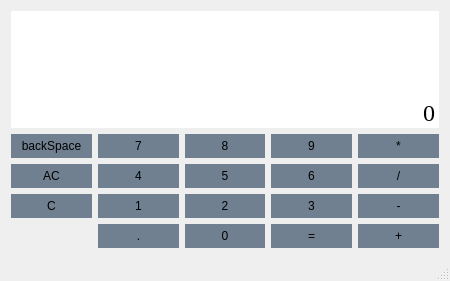
<?xml version="1.0" encoding="UTF-8"?>
<ui version="4.0">
 <class>MainWindow</class>
 <widget class="QMainWindow" name="MainWindow">
  <property name="geometry">
   <rect>
    <x>0</x>
    <y>0</y>
    <width>450</width>
    <height>281</height>
   </rect>
  </property>
  <property name="windowTitle">
   <string>MainWindow</string>
  </property>
  <widget class="QWidget" name="centralWidget">
   <layout class="QGridLayout" name="gridLayout_2">
    <item row="2" column="1">
     <widget class="QPushButton" name="num_4">
      <property name="sizePolicy">
       <sizepolicy hsizetype="Preferred" vsizetype="Preferred">
        <horstretch>0</horstretch>
        <verstretch>0</verstretch>
       </sizepolicy>
      </property>
      <property name="layoutDirection">
       <enum>Qt::LeftToRight</enum>
      </property>
      <property name="styleSheet">
       <string notr="true">QPushButton{
	background-color:#708090;
    border: 1px #000000;
    padding:5px;	
}

QPushButton::pressed{
	background-color:#FFFFFF ;
    border: 1px #000000;
    padding:5px;	
}</string>
      </property>
      <property name="text">
       <string>4</string>
      </property>
     </widget>
    </item>
    <item row="3" column="3">
     <widget class="QPushButton" name="num_3">
      <property name="sizePolicy">
       <sizepolicy hsizetype="Preferred" vsizetype="Preferred">
        <horstretch>0</horstretch>
        <verstretch>0</verstretch>
       </sizepolicy>
      </property>
      <property name="layoutDirection">
       <enum>Qt::LeftToRight</enum>
      </property>
      <property name="styleSheet">
       <string notr="true">QPushButton{
	background-color:#708090;
    border: 1px #000000;
    padding:5px;	
}

QPushButton::pressed{
	background-color:#FFFFFF ;
    border: 1px #000000;
    padding:5px;	
}</string>
      </property>
      <property name="text">
       <string>3</string>
      </property>
     </widget>
    </item>
    <item row="3" column="2">
     <widget class="QPushButton" name="num_2">
      <property name="sizePolicy">
       <sizepolicy hsizetype="Preferred" vsizetype="Preferred">
        <horstretch>0</horstretch>
        <verstretch>0</verstretch>
       </sizepolicy>
      </property>
      <property name="layoutDirection">
       <enum>Qt::LeftToRight</enum>
      </property>
      <property name="styleSheet">
       <string notr="true">QPushButton{
	background-color:#708090;
    border: 1px #000000;
    padding:5px;	
}

QPushButton::pressed{
	background-color:#FFFFFF ;
    border: 1px #000000;
    padding:5px;	
}</string>
      </property>
      <property name="text">
       <string>2</string>
      </property>
     </widget>
    </item>
    <item row="1" column="4">
     <widget class="QPushButton" name="times_button">
      <property name="sizePolicy">
       <sizepolicy hsizetype="Preferred" vsizetype="Preferred">
        <horstretch>0</horstretch>
        <verstretch>0</verstretch>
       </sizepolicy>
      </property>
      <property name="layoutDirection">
       <enum>Qt::LeftToRight</enum>
      </property>
      <property name="styleSheet">
       <string notr="true">QPushButton{
	background-color:#708090;
    border: 1px #000000;
    padding:5px;	
}

QPushButton::pressed{
	background-color:#FFFFFF ;
    border: 1px #000000;
    padding:5px;	
}</string>
      </property>
      <property name="text">
       <string>*</string>
      </property>
     </widget>
    </item>
    <item row="1" column="3">
     <widget class="QPushButton" name="num_9">
      <property name="sizePolicy">
       <sizepolicy hsizetype="Preferred" vsizetype="Preferred">
        <horstretch>0</horstretch>
        <verstretch>0</verstretch>
       </sizepolicy>
      </property>
      <property name="layoutDirection">
       <enum>Qt::LeftToRight</enum>
      </property>
      <property name="styleSheet">
       <string notr="true">QPushButton{
	background-color:#708090;
    border: 1px #000000;
    padding:5px;	
}

QPushButton::pressed{
	background-color:#FFFFFF ;
    border: 1px #000000;
    padding:5px;	
}</string>
      </property>
      <property name="text">
       <string>9</string>
      </property>
     </widget>
    </item>
    <item row="1" column="2">
     <widget class="QPushButton" name="num_8">
      <property name="sizePolicy">
       <sizepolicy hsizetype="Preferred" vsizetype="Preferred">
        <horstretch>0</horstretch>
        <verstretch>0</verstretch>
       </sizepolicy>
      </property>
      <property name="layoutDirection">
       <enum>Qt::LeftToRight</enum>
      </property>
      <property name="styleSheet">
       <string notr="true">QPushButton{
	background-color:#708090;
    border: 1px #000000;
    padding:5px;	
}

QPushButton::pressed{
	background-color:#FFFFFF ;
    border: 1px #000000;
    padding:5px;	
}</string>
      </property>
      <property name="text">
       <string>8</string>
      </property>
     </widget>
    </item>
    <item row="2" column="4">
     <widget class="QPushButton" name="div_button">
      <property name="sizePolicy">
       <sizepolicy hsizetype="Preferred" vsizetype="Preferred">
        <horstretch>0</horstretch>
        <verstretch>0</verstretch>
       </sizepolicy>
      </property>
      <property name="layoutDirection">
       <enum>Qt::LeftToRight</enum>
      </property>
      <property name="styleSheet">
       <string notr="true">QPushButton{
	background-color:#708090;
    border: 1px #000000;
    padding:5px;	
}

QPushButton::pressed{
	background-color:#FFFFFF ;
    border: 1px #000000;
    padding:5px;	
}</string>
      </property>
      <property name="text">
       <string>/</string>
      </property>
     </widget>
    </item>
    <item row="1" column="1">
     <widget class="QPushButton" name="num_7">
      <property name="sizePolicy">
       <sizepolicy hsizetype="Preferred" vsizetype="Preferred">
        <horstretch>0</horstretch>
        <verstretch>0</verstretch>
       </sizepolicy>
      </property>
      <property name="layoutDirection">
       <enum>Qt::LeftToRight</enum>
      </property>
      <property name="styleSheet">
       <string notr="true">QPushButton{
	background-color:#708090;
    border: 1px #000000;
    padding:5px;	
}

QPushButton::pressed{
	background-color:#FFFFFF ;
    border: 1px #000000;
    padding:5px;	
}</string>
      </property>
      <property name="text">
       <string>7</string>
      </property>
     </widget>
    </item>
    <item row="2" column="2">
     <widget class="QPushButton" name="num_5">
      <property name="sizePolicy">
       <sizepolicy hsizetype="Preferred" vsizetype="Preferred">
        <horstretch>0</horstretch>
        <verstretch>0</verstretch>
       </sizepolicy>
      </property>
      <property name="layoutDirection">
       <enum>Qt::LeftToRight</enum>
      </property>
      <property name="styleSheet">
       <string notr="true">QPushButton{
	background-color:#708090;
    border: 1px #000000;
    padding:5px;	
}

QPushButton::pressed{
	background-color:#FFFFFF ;
    border: 1px #000000;
    padding:5px;	
}</string>
      </property>
      <property name="text">
       <string>5</string>
      </property>
     </widget>
    </item>
    <item row="2" column="3">
     <widget class="QPushButton" name="num_6">
      <property name="sizePolicy">
       <sizepolicy hsizetype="Preferred" vsizetype="Preferred">
        <horstretch>0</horstretch>
        <verstretch>0</verstretch>
       </sizepolicy>
      </property>
      <property name="layoutDirection">
       <enum>Qt::LeftToRight</enum>
      </property>
      <property name="styleSheet">
       <string notr="true">QPushButton{
	background-color:#708090;
    border: 1px #000000;
    padding:5px;	
}

QPushButton::pressed{
	background-color:#FFFFFF ;
    border: 1px #000000;
    padding:5px;	
}</string>
      </property>
      <property name="text">
       <string>6</string>
      </property>
     </widget>
    </item>
    <item row="3" column="1">
     <widget class="QPushButton" name="num_1">
      <property name="sizePolicy">
       <sizepolicy hsizetype="Preferred" vsizetype="Preferred">
        <horstretch>0</horstretch>
        <verstretch>0</verstretch>
       </sizepolicy>
      </property>
      <property name="layoutDirection">
       <enum>Qt::LeftToRight</enum>
      </property>
      <property name="styleSheet">
       <string notr="true">QPushButton{
	background-color:#708090;
    border: 1px #000000;
    padding:5px;	
}

QPushButton::pressed{
	background-color:#FFFFFF ;
    border: 1px #000000;
    padding:5px;	
}</string>
      </property>
      <property name="text">
       <string>1</string>
      </property>
     </widget>
    </item>
    <item row="3" column="4">
     <widget class="QPushButton" name="sub_button">
      <property name="sizePolicy">
       <sizepolicy hsizetype="Preferred" vsizetype="Preferred">
        <horstretch>0</horstretch>
        <verstretch>0</verstretch>
       </sizepolicy>
      </property>
      <property name="layoutDirection">
       <enum>Qt::LeftToRight</enum>
      </property>
      <property name="styleSheet">
       <string notr="true">QPushButton{
	background-color:#708090;
    border: 1px #000000;
    padding:5px;	
}

QPushButton::pressed{
	background-color:#FFFFFF ;
    border: 1px #000000;
    padding:5px;	
}</string>
      </property>
      <property name="text">
       <string>-</string>
      </property>
     </widget>
    </item>
    <item row="4" column="1">
     <widget class="QPushButton" name="decimal_button">
      <property name="sizePolicy">
       <sizepolicy hsizetype="Preferred" vsizetype="Preferred">
        <horstretch>0</horstretch>
        <verstretch>0</verstretch>
       </sizepolicy>
      </property>
      <property name="layoutDirection">
       <enum>Qt::LeftToRight</enum>
      </property>
      <property name="styleSheet">
       <string notr="true">QPushButton{
	background-color:#708090;
    border: 1px #000000;
    padding:5px;	
}

QPushButton::pressed{
	background-color:#FFFFFF ;
    border: 1px #000000;
    padding:5px;	
}</string>
      </property>
      <property name="text">
       <string>.</string>
      </property>
     </widget>
    </item>
    <item row="4" column="2">
     <widget class="QPushButton" name="num_0">
      <property name="sizePolicy">
       <sizepolicy hsizetype="Preferred" vsizetype="Preferred">
        <horstretch>0</horstretch>
        <verstretch>0</verstretch>
       </sizepolicy>
      </property>
      <property name="layoutDirection">
       <enum>Qt::LeftToRight</enum>
      </property>
      <property name="styleSheet">
       <string notr="true">QPushButton{
	background-color:#708090;
    border: 1px #000000;
    padding:5px;	
}

QPushButton::pressed{
	background-color:#FFFFFF ;
    border: 1px #000000;
    padding:5px;	
}</string>
      </property>
      <property name="text">
       <string>0</string>
      </property>
     </widget>
    </item>
    <item row="4" column="3">
     <widget class="QPushButton" name="equals_button">
      <property name="sizePolicy">
       <sizepolicy hsizetype="Preferred" vsizetype="Preferred">
        <horstretch>0</horstretch>
        <verstretch>0</verstretch>
       </sizepolicy>
      </property>
      <property name="layoutDirection">
       <enum>Qt::LeftToRight</enum>
      </property>
      <property name="styleSheet">
       <string notr="true">QPushButton{
	background-color:#708090;
    border: 1px #000000;
    padding:5px;	
}

QPushButton::pressed{
	background-color:#FFFFFF ;
    border: 1px #000000;
    padding:5px;	
}</string>
      </property>
      <property name="text">
       <string>=</string>
      </property>
     </widget>
    </item>
    <item row="4" column="4">
     <widget class="QPushButton" name="add_button">
      <property name="sizePolicy">
       <sizepolicy hsizetype="Preferred" vsizetype="Preferred">
        <horstretch>0</horstretch>
        <verstretch>0</verstretch>
       </sizepolicy>
      </property>
      <property name="layoutDirection">
       <enum>Qt::LeftToRight</enum>
      </property>
      <property name="styleSheet">
       <string notr="true">QPushButton{
	background-color:#708090;
    border: 1px #000000;
    padding:5px;	
}

QPushButton::pressed{
	background-color:#FFFFFF ;
    border: 1px #000000;
    padding:5px;	
}</string>
      </property>
      <property name="text">
       <string>+</string>
      </property>
     </widget>
    </item>
    <item row="0" column="0" colspan="5">
     <widget class="QLineEdit" name="Display">
      <property name="sizePolicy">
       <sizepolicy hsizetype="Preferred" vsizetype="Expanding">
        <horstretch>0</horstretch>
        <verstretch>0</verstretch>
       </sizepolicy>
      </property>
      <property name="palette">
       <palette>
        <active>
         <colorrole role="WindowText">
          <brush brushstyle="SolidPattern">
           <color alpha="255">
            <red>0</red>
            <green>0</green>
            <blue>0</blue>
           </color>
          </brush>
         </colorrole>
         <colorrole role="Button">
          <brush brushstyle="SolidPattern">
           <color alpha="255">
            <red>255</red>
            <green>255</green>
            <blue>255</blue>
           </color>
          </brush>
         </colorrole>
         <colorrole role="Light">
          <brush brushstyle="SolidPattern">
           <color alpha="255">
            <red>255</red>
            <green>255</green>
            <blue>255</blue>
           </color>
          </brush>
         </colorrole>
         <colorrole role="Midlight">
          <brush brushstyle="SolidPattern">
           <color alpha="255">
            <red>255</red>
            <green>255</green>
            <blue>255</blue>
           </color>
          </brush>
         </colorrole>
         <colorrole role="Dark">
          <brush brushstyle="SolidPattern">
           <color alpha="255">
            <red>127</red>
            <green>127</green>
            <blue>127</blue>
           </color>
          </brush>
         </colorrole>
         <colorrole role="Mid">
          <brush brushstyle="SolidPattern">
           <color alpha="255">
            <red>170</red>
            <green>170</green>
            <blue>170</blue>
           </color>
          </brush>
         </colorrole>
         <colorrole role="Text">
          <brush brushstyle="SolidPattern">
           <color alpha="255">
            <red>0</red>
            <green>0</green>
            <blue>0</blue>
           </color>
          </brush>
         </colorrole>
         <colorrole role="BrightText">
          <brush brushstyle="SolidPattern">
           <color alpha="255">
            <red>255</red>
            <green>255</green>
            <blue>255</blue>
           </color>
          </brush>
         </colorrole>
         <colorrole role="ButtonText">
          <brush brushstyle="SolidPattern">
           <color alpha="255">
            <red>0</red>
            <green>0</green>
            <blue>0</blue>
           </color>
          </brush>
         </colorrole>
         <colorrole role="Base">
          <brush brushstyle="SolidPattern">
           <color alpha="255">
            <red>255</red>
            <green>255</green>
            <blue>255</blue>
           </color>
          </brush>
         </colorrole>
         <colorrole role="Window">
          <brush brushstyle="SolidPattern">
           <color alpha="255">
            <red>255</red>
            <green>255</green>
            <blue>255</blue>
           </color>
          </brush>
         </colorrole>
         <colorrole role="Shadow">
          <brush brushstyle="SolidPattern">
           <color alpha="255">
            <red>0</red>
            <green>0</green>
            <blue>0</blue>
           </color>
          </brush>
         </colorrole>
         <colorrole role="AlternateBase">
          <brush brushstyle="SolidPattern">
           <color alpha="255">
            <red>255</red>
            <green>255</green>
            <blue>255</blue>
           </color>
          </brush>
         </colorrole>
         <colorrole role="ToolTipBase">
          <brush brushstyle="SolidPattern">
           <color alpha="255">
            <red>255</red>
            <green>255</green>
            <blue>220</blue>
           </color>
          </brush>
         </colorrole>
         <colorrole role="ToolTipText">
          <brush brushstyle="SolidPattern">
           <color alpha="255">
            <red>0</red>
            <green>0</green>
            <blue>0</blue>
           </color>
          </brush>
         </colorrole>
        </active>
        <inactive>
         <colorrole role="WindowText">
          <brush brushstyle="SolidPattern">
           <color alpha="255">
            <red>0</red>
            <green>0</green>
            <blue>0</blue>
           </color>
          </brush>
         </colorrole>
         <colorrole role="Button">
          <brush brushstyle="SolidPattern">
           <color alpha="255">
            <red>255</red>
            <green>255</green>
            <blue>255</blue>
           </color>
          </brush>
         </colorrole>
         <colorrole role="Light">
          <brush brushstyle="SolidPattern">
           <color alpha="255">
            <red>255</red>
            <green>255</green>
            <blue>255</blue>
           </color>
          </brush>
         </colorrole>
         <colorrole role="Midlight">
          <brush brushstyle="SolidPattern">
           <color alpha="255">
            <red>255</red>
            <green>255</green>
            <blue>255</blue>
           </color>
          </brush>
         </colorrole>
         <colorrole role="Dark">
          <brush brushstyle="SolidPattern">
           <color alpha="255">
            <red>127</red>
            <green>127</green>
            <blue>127</blue>
           </color>
          </brush>
         </colorrole>
         <colorrole role="Mid">
          <brush brushstyle="SolidPattern">
           <color alpha="255">
            <red>170</red>
            <green>170</green>
            <blue>170</blue>
           </color>
          </brush>
         </colorrole>
         <colorrole role="Text">
          <brush brushstyle="SolidPattern">
           <color alpha="255">
            <red>0</red>
            <green>0</green>
            <blue>0</blue>
           </color>
          </brush>
         </colorrole>
         <colorrole role="BrightText">
          <brush brushstyle="SolidPattern">
           <color alpha="255">
            <red>255</red>
            <green>255</green>
            <blue>255</blue>
           </color>
          </brush>
         </colorrole>
         <colorrole role="ButtonText">
          <brush brushstyle="SolidPattern">
           <color alpha="255">
            <red>0</red>
            <green>0</green>
            <blue>0</blue>
           </color>
          </brush>
         </colorrole>
         <colorrole role="Base">
          <brush brushstyle="SolidPattern">
           <color alpha="255">
            <red>255</red>
            <green>255</green>
            <blue>255</blue>
           </color>
          </brush>
         </colorrole>
         <colorrole role="Window">
          <brush brushstyle="SolidPattern">
           <color alpha="255">
            <red>255</red>
            <green>255</green>
            <blue>255</blue>
           </color>
          </brush>
         </colorrole>
         <colorrole role="Shadow">
          <brush brushstyle="SolidPattern">
           <color alpha="255">
            <red>0</red>
            <green>0</green>
            <blue>0</blue>
           </color>
          </brush>
         </colorrole>
         <colorrole role="AlternateBase">
          <brush brushstyle="SolidPattern">
           <color alpha="255">
            <red>255</red>
            <green>255</green>
            <blue>255</blue>
           </color>
          </brush>
         </colorrole>
         <colorrole role="ToolTipBase">
          <brush brushstyle="SolidPattern">
           <color alpha="255">
            <red>255</red>
            <green>255</green>
            <blue>220</blue>
           </color>
          </brush>
         </colorrole>
         <colorrole role="ToolTipText">
          <brush brushstyle="SolidPattern">
           <color alpha="255">
            <red>0</red>
            <green>0</green>
            <blue>0</blue>
           </color>
          </brush>
         </colorrole>
        </inactive>
        <disabled>
         <colorrole role="WindowText">
          <brush brushstyle="SolidPattern">
           <color alpha="255">
            <red>0</red>
            <green>0</green>
            <blue>0</blue>
           </color>
          </brush>
         </colorrole>
         <colorrole role="Button">
          <brush brushstyle="SolidPattern">
           <color alpha="255">
            <red>255</red>
            <green>255</green>
            <blue>255</blue>
           </color>
          </brush>
         </colorrole>
         <colorrole role="Light">
          <brush brushstyle="SolidPattern">
           <color alpha="255">
            <red>255</red>
            <green>255</green>
            <blue>255</blue>
           </color>
          </brush>
         </colorrole>
         <colorrole role="Midlight">
          <brush brushstyle="SolidPattern">
           <color alpha="255">
            <red>255</red>
            <green>255</green>
            <blue>255</blue>
           </color>
          </brush>
         </colorrole>
         <colorrole role="Dark">
          <brush brushstyle="SolidPattern">
           <color alpha="255">
            <red>127</red>
            <green>127</green>
            <blue>127</blue>
           </color>
          </brush>
         </colorrole>
         <colorrole role="Mid">
          <brush brushstyle="SolidPattern">
           <color alpha="255">
            <red>170</red>
            <green>170</green>
            <blue>170</blue>
           </color>
          </brush>
         </colorrole>
         <colorrole role="Text">
          <brush brushstyle="SolidPattern">
           <color alpha="255">
            <red>0</red>
            <green>0</green>
            <blue>0</blue>
           </color>
          </brush>
         </colorrole>
         <colorrole role="BrightText">
          <brush brushstyle="SolidPattern">
           <color alpha="255">
            <red>255</red>
            <green>255</green>
            <blue>255</blue>
           </color>
          </brush>
         </colorrole>
         <colorrole role="ButtonText">
          <brush brushstyle="SolidPattern">
           <color alpha="255">
            <red>0</red>
            <green>0</green>
            <blue>0</blue>
           </color>
          </brush>
         </colorrole>
         <colorrole role="Base">
          <brush brushstyle="SolidPattern">
           <color alpha="255">
            <red>255</red>
            <green>255</green>
            <blue>255</blue>
           </color>
          </brush>
         </colorrole>
         <colorrole role="Window">
          <brush brushstyle="SolidPattern">
           <color alpha="255">
            <red>255</red>
            <green>255</green>
            <blue>255</blue>
           </color>
          </brush>
         </colorrole>
         <colorrole role="Shadow">
          <brush brushstyle="SolidPattern">
           <color alpha="255">
            <red>0</red>
            <green>0</green>
            <blue>0</blue>
           </color>
          </brush>
         </colorrole>
         <colorrole role="AlternateBase">
          <brush brushstyle="SolidPattern">
           <color alpha="255">
            <red>255</red>
            <green>255</green>
            <blue>255</blue>
           </color>
          </brush>
         </colorrole>
         <colorrole role="ToolTipBase">
          <brush brushstyle="SolidPattern">
           <color alpha="255">
            <red>255</red>
            <green>255</green>
            <blue>220</blue>
           </color>
          </brush>
         </colorrole>
         <colorrole role="ToolTipText">
          <brush brushstyle="SolidPattern">
           <color alpha="255">
            <red>0</red>
            <green>0</green>
            <blue>0</blue>
           </color>
          </brush>
         </colorrole>
        </disabled>
       </palette>
      </property>
      <property name="font">
       <font>
        <family>Times New Roman</family>
        <pointsize>18</pointsize>
       </font>
      </property>
      <property name="layoutDirection">
       <enum>Qt::LeftToRight</enum>
      </property>
      <property name="styleSheet">
       <string notr="true">QLineEdit{
	background-color:white;
    border: 1px #000000;
    color:black;	
}</string>
      </property>
      <property name="text">
       <string>0</string>
      </property>
      <property name="alignment">
       <set>Qt::AlignBottom|Qt::AlignRight|Qt::AlignTrailing</set>
      </property>
     </widget>
    </item>
    <item row="1" column="0">
     <widget class="QPushButton" name="backSpace_button">
      <property name="sizePolicy">
       <sizepolicy hsizetype="Preferred" vsizetype="Preferred">
        <horstretch>0</horstretch>
        <verstretch>0</verstretch>
       </sizepolicy>
      </property>
      <property name="layoutDirection">
       <enum>Qt::LeftToRight</enum>
      </property>
      <property name="styleSheet">
       <string notr="true">QPushButton{
	background-color:#708090;
    border: 1px #000000;
    padding:5px;	
}

QPushButton::pressed{
	background-color:#FFFFFF ;
    border: 1px #000000;
    padding:5px;	
}</string>
      </property>
      <property name="text">
       <string>backSpace</string>
      </property>
     </widget>
    </item>
    <item row="2" column="0">
     <widget class="QPushButton" name="all_clear_button">
      <property name="sizePolicy">
       <sizepolicy hsizetype="Preferred" vsizetype="Preferred">
        <horstretch>0</horstretch>
        <verstretch>0</verstretch>
       </sizepolicy>
      </property>
      <property name="layoutDirection">
       <enum>Qt::LeftToRight</enum>
      </property>
      <property name="styleSheet">
       <string notr="true">QPushButton{
	background-color:#708090;
    border: 1px #000000;
    padding:5px;	
}

QPushButton::pressed{
	background-color:#FFFFFF ;
    border: 1px #000000;
    padding:5px;	
}</string>
      </property>
      <property name="text">
       <string>AC</string>
      </property>
     </widget>
    </item>
    <item row="3" column="0">
     <widget class="QPushButton" name="clear_button">
      <property name="sizePolicy">
       <sizepolicy hsizetype="Preferred" vsizetype="Preferred">
        <horstretch>0</horstretch>
        <verstretch>0</verstretch>
       </sizepolicy>
      </property>
      <property name="layoutDirection">
       <enum>Qt::LeftToRight</enum>
      </property>
      <property name="styleSheet">
       <string notr="true">QPushButton{
	background-color:#708090;
    border: 1px #000000;
    padding:5px;	
}

QPushButton::pressed{
	background-color:#FFFFFF ;
    border: 1px #000000;
    padding:5px;	
}</string>
      </property>
      <property name="text">
       <string>C</string>
      </property>
     </widget>
    </item>
   </layout>
  </widget>
  <widget class="QMenuBar" name="menuBar">
   <property name="geometry">
    <rect>
     <x>0</x>
     <y>0</y>
     <width>450</width>
     <height>25</height>
    </rect>
   </property>
  </widget>
  <widget class="QStatusBar" name="statusBar"/>
 </widget>
 <layoutdefault spacing="6" margin="11"/>
 <resources/>
 <connections/>
</ui>
